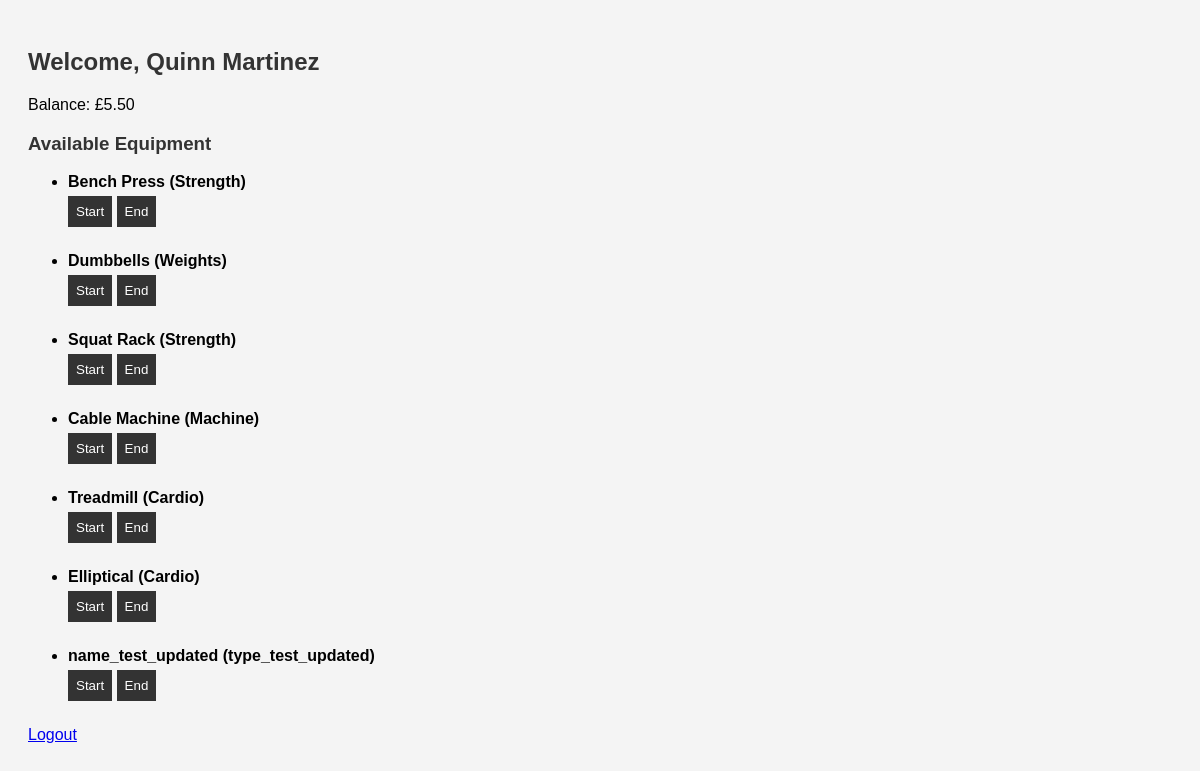
The page /dashboard (signed in) on the database its author committed.
### tables this page shows
CREATE TABLE users (
                        id INTEGER PRIMARY KEY AUTOINCREMENT,
                        name TEXT NOT NULL,
                        email TEXT UNIQUE NOT NULL,
                        telephone TEXT,
                        dob TEXT,
                        sex TEXT,
                        funds REAL DEFAULT 0.00,
                        password_hash BLOB NOT NULL);

CREATE TABLE equipment (
                        id INTEGER PRIMARY KEY AUTOINCREMENT,
                        name TEXT NOT NULL,
                        type TEXT,
                        image TEXT);

### app.py (the view)
@app.route('/dashboard')
def dashboard():
    if 'user_id' not in session:
        return redirect(url_for('index'))
    with sqlite3.connect(DB_NAME) as conn:
        c = conn.cursor()
        c.execute('SELECT name, funds FROM users WHERE id=?', (session['user_id'],))
        user_info = c.fetchone()
        c.execute('SELECT * FROM equipment')
        equipment = c.fetchall()
    return render_template('dashboard.html', user=user_info, equipment=equipment)

### templates/dashboard.html (shortened to what this page needs)
<!DOCTYPE html>
<html>
<head>
    <link rel="stylesheet" href="{{ url_for('static', filename='style.css') }}">
</head>
<body>
    <h2>Welcome, {{ user[0] }}</h2>
    <p>Balance: £{{ '%.2f' % user[1] }}</p>
    <h3>Available Equipment</h3>
    <ul>
        {% for item in equipment %}
            <li>
                <form method="POST" action="{{ url_for('use_equipment') }}">
                    <strong>{{ item[1] }} ({{ item[2] }})</strong><br>
                    <button name="action" value="start">Start</button>
                    <button name="action" value="end">End</button>
                </form>
            </li>
        {% endfor %}
    </ul>
    <a href="{{ url_for('logout') }}">Logout</a>
</body>
</html>

### static/style.css (style rules this page uses)
body { font-family: Arial, sans-serif; padding: 20px; background: #f4f4f4; }
h2, h3 { color: #333; }
form { margin-bottom: 20px; }
input, select, button { margin: 5px 0; padding: 8px; width: 200px; }
button { width: auto; background: #333; color: white; border: none; cursor: pointer; }

### rows shown on the page
users: name "Quinn Martinez", funds "5.50"
equipment: name "Bench Press", type "Strength"
equipment: name "Dumbbells", type "Weights"
equipment: name "Squat Rack", type "Strength"
equipment: name "Cable Machine", type "Machine"
equipment: name "Treadmill", type "Cardio"
equipment: name "Elliptical", type "Cardio"
equipment: name "name_test_updated", type "type_test_updated"
